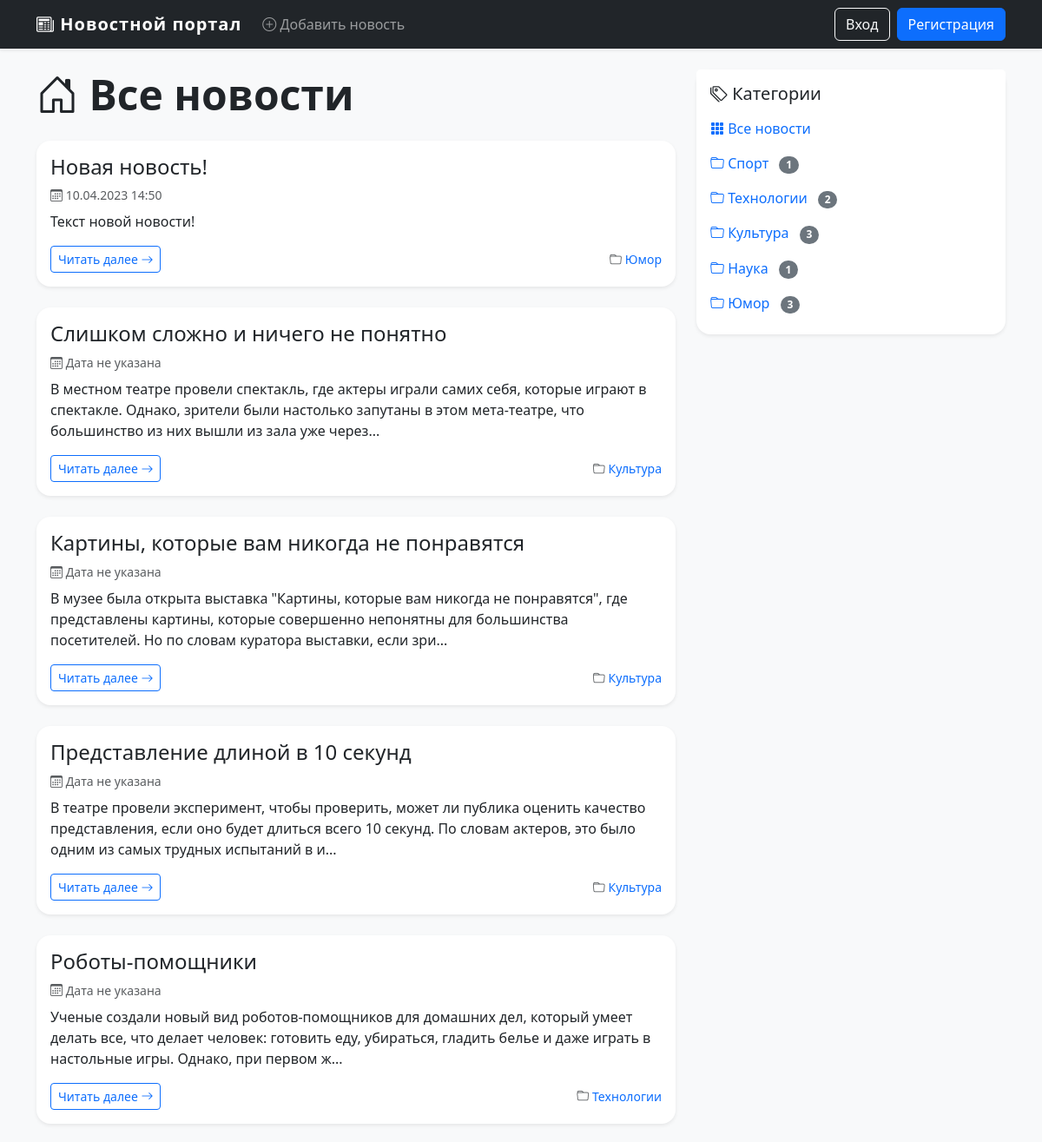
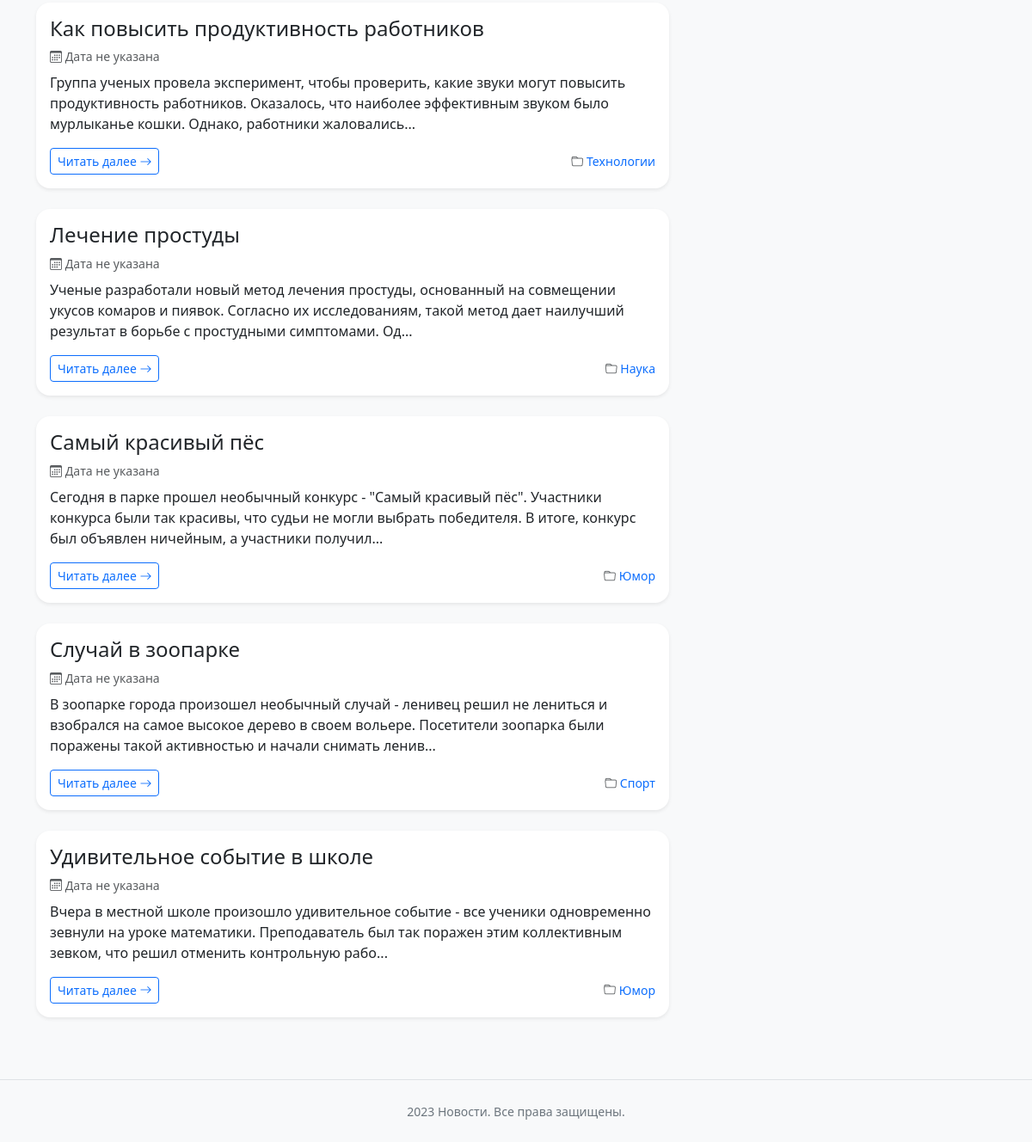
The page / on the database its author committed (2 pictures, top to bottom).
### models.py (models this page shows, shortened)
class News(db.Model):
    id = db.Column(db.Integer, primary_key=True)
    title = db.Column(db.String(255), unique=True, nullable=False)
    text = db.Column(db.Text, nullable=False)
    created_date = db.Column(db.DateTime, default=datetime.utcnow)
    category_id = db.Column(db.Integer, db.ForeignKey('category.id'), nullable=False)
    category = db.relationship('Category', back_populates='news')
    user_id = db.Column(db.Integer, db.ForeignKey('user.id'))
    user = db.relationship("User", back_populates = "news")

class Category(db.Model):
    id = db.Column(db.Integer, primary_key=True)
    title = db.Column(db.String(255), nullable=False)
    news = db.relationship('News', back_populates='category', cascade='all, delete-orphan')

### views.py (the view)
@app.route("/")
def home_page():
    news_lst = News.query.order_by(News.created_date.desc()).all()
    categories = Category.query.all()
    return render_template("index.html", lst_news=news_lst, categories=categories)

### templates/index.html
{% extends "base.html" %}
{% block content %}
<div class="mb-4">
    <h1 class="display-5 fw-semibold">
        <i class="bi bi-house-door"></i> Все новости
    </h1>
</div>
{% for news in lst_news %}
<div class="card card-news shadow-sm mb-4">
    <div class="card-body">
        <h2 class="h4 card-title">
            <a href="{{ url_for('news_detail', id=news.id) }}" class="text-dark text-decoration-none">
                {{ news.title }}
            </a>
        </h2>
        <p class="card-text text-muted small mb-2">
            <i class="bi bi-calendar3"></i> {% if news.created_date %}
            {{ news.created_date.strftime('%d.%m.%Y %H:%M') }}
        {% else %}
            Дата не указана
        {% endif %}
        </p>
        <p class="card-text">
            {{ news.text[:200] }}{% if news.text|length > 200 %}...{% endif %}
        </p>
        <div class="d-flex justify-content-between align-items-center mt-3">
            <a href="{{ url_for('news_detail', id=news.id) }}" class="btn btn-sm btn-outline-primary">
                Читать далее <i class="bi bi-arrow-right"></i>
            </a>
            <span class="text-muted small">
                <i class="bi bi-folder"></i>
                <a href="{{ url_for('category_news', id=news.category.id) }}" class="category-link">
                    {{ news.category.title }}
                </a>
            </span>
        </div>
    </div>
</div>
{% else %}
<div class="alert alert-secondary" role="alert">
    <i class="bi bi-info-circle"></i> Новостей пока нет. Добавьте первую!
</div>
{% endfor %}
{% endblock %}

### templates/base.html (shortened to what this page needs)
<!DOCTYPE html>
<html lang="ru">
<head>
    <link href="https://cdn.jsdelivr.net/npm/bootstrap@5.3.0-alpha1/dist/css/bootstrap.min.css" rel="stylesheet">
    <link rel="stylesheet" href="https://cdn.jsdelivr.net/npm/bootstrap-icons@1.11.3/font/bootstrap-icons.min.css">
</head>
<body>
<nav class="navbar navbar-expand-lg navbar-dark bg-dark shadow-sm">
    <div class="container">
        <a class="navbar-brand" href="{{ url_for('home_page') }}">
            <i class="bi bi-newspaper"></i> Новостной портал
        </a>
        <div class="collapse navbar-collapse" id="navbarMain">
            <ul class="navbar-nav me-auto mb-2 mb-lg-0">
                <li class="nav-item">
                    <a class="nav-link" href="{{ url_for('add_news') }}">
                        <i class="bi bi-plus-circle"></i> Добавить новость
                    </a>
                </li>
            </ul>
            <div class="d-flex">
                {% if not current_user.is_authenticated %}
                    <a href="{{ url_for('login') }}" class="btn btn-outline-light me-2">Вход</a>
                    <a href="{{ url_for('registration') }}" class="btn btn-primary">Регистрация</a>
                {% else %}
                    <span class="navbar-text text-light me-3">
                        <i class="bi bi-person-circle"></i> {{ current_user.name }}
                    </span>
                    <a href="{{ url_for('logout') }}" class="btn btn-outline-light">Выход</a>
                {% endif %}
            </div>
        </div>
    </div>
</nav>
<div class="container my-4">
    <div class="row">
        <div class="col-lg-8">
            {% block content %}
            {% endblock %}
        </div>
        <div class="col-lg-4">
            <div class="sidebar">
                {% include "side_navigation.html" %}
            </div>
        </div>
    </div>
</div>
<footer>
    <div class="container">
        <small>2023 Новости. Все права защищены.</small>
    </div>
</footer>
</body>
</html>

### templates/side_navigation.html
<div class="card shadow-sm border-0 rounded-4">
    <div class="card-header bg-white border-0 pt-3 pb-0">
        <h5 class="card-title mb-0">
            <i class="bi bi-tags"></i> Категории
        </h5>
    </div>
    <div class="card-body pt-2">
        <ul class="list-group list-group-flush">
            <li class="list-group-item border-0 ps-0">
                <a href="{{ url_for('home_page') }}" class="text-decoration-none">
                    <i class="bi bi-grid-3x3-gap-fill"></i> Все новости
                </a>
            </li>
            {% for cat in categories %}
            <li class="list-group-item border-0 ps-0">
                <a href="{{ url_for('category_news', id=cat.id) }}" class="text-decoration-none">
                    <i class="bi bi-folder"></i> {{ cat.title }}
                </a>
                <span class="badge bg-secondary rounded-pill ms-2">{{ cat.news|length }}</span>
            </li>
            {% else %}
            <li class="list-group-item border-0 ps-0 text-muted">Категории отсутствуют</li>
            {% endfor %}
        </ul>
    </div>
</div>

### templates/base.html (style rules this page uses)
body { background: #f8f9fa; }
.navbar-brand { font-weight: 700; letter-spacing: 1px; }
.card-news { transition: transform 0.2s, box-shadow 0.2s; border: none; border-radius: 1rem; }
.sidebar { position: sticky; top: 2rem; }
.category-link { text-decoration: none; transition: color 0.2s; }
footer { margin-top: 3rem; padding: 1.5rem 0; text-align: center; color: #6c757d; border-top: 1px solid #dee2e6; }

### rows shown on the page
News: title "Новая новость!", created_date "10.04.2023 14:50", text "Текст новой новости!", category "Юмор"
News: title "Слишком сложно и ничего не понятно", shows "Дата не указана", text "В местном театре провели спектакль, где актеры играли самих себя, которые играют в спектакле. Однако, зрители были настолько запутаны в этом мета-театре, что большинство из них вышли из зала уже через", category "Культура"
News: title "Картины, которые вам никогда не понравятся", shows "Дата не указана", text "В музее была открыта выставка \"Картины, которые вам никогда не понравятся\", где представлены картины, которые совершенно непонятны для большинства посетителей. Но по словам куратора выставки, если зри", category "Культура"
News: title "Представление длиной в 10 секунд", shows "Дата не указана", text "В театре провели эксперимент, чтобы проверить, может ли публика оценить качество представления, если оно будет длиться всего 10 секунд. По словам актеров, это было одним из самых трудных испытаний в и", category "Культура"
News: title "Роботы-помощники", shows "Дата не указана", text "Ученые создали новый вид роботов-помощников для домашних дел, который умеет делать все, что делает человек: готовить еду, убираться, гладить белье и даже играть в настольные игры. Однако, при первом ж", category "Технологии"
News: title "Как повысить продуктивность работников", shows "Дата не указана", text "Группа ученых провела эксперимент, чтобы проверить, какие звуки могут повысить продуктивность работников. Оказалось, что наиболее эффективным звуком было мурлыканье кошки. Однако, работники жаловались", category "Технологии"
News: title "Лечение простуды", shows "Дата не указана", text "Ученые разработали новый метод лечения простуды, основанный на совмещении укусов комаров и пиявок. Согласно их исследованиям, такой метод дает наилучший результат в борьбе с простудными симптомами. Од", category "Наука"
News: title "Самый красивый пёс", shows "Дата не указана", text "Сегодня в парке прошел необычный конкурс - \"Самый красивый пёс\". Участники конкурса были так красивы, что судьи не могли выбрать победителя. В итоге, конкурс был объявлен ничейным, а участники получил", category "Юмор"
News: title "Случай в зоопарке", shows "Дата не указана", text "В зоопарке города произошел необычный случай - ленивец решил не лениться и взобрался на самое высокое дерево в своем вольере. Посетители зоопарка были поражены такой активностью и начали снимать ленив", category "Спорт"
News: title "Удивительное событие в школе", shows "Дата не указана", text "Вчера в местной школе произошло удивительное событие - все ученики одновременно зевнули на уроке математики. Преподаватель был так поражен этим коллективным зевком, что решил отменить контрольную рабо", category "Юмор"
Category: title "Спорт", news|length "1"
Category: title "Технологии", news|length "2"
Category: title "Культура", news|length "3"
Category: title "Наука", news|length "1"
Category: title "Юмор", news|length "3"
